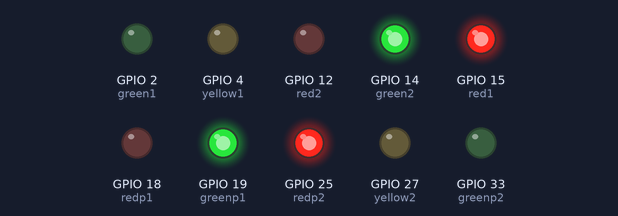
A sketch run on a simulated ESP32. On the bench: output pins drawn as LEDs (lit = HIGH).

Above: at 5.0 s.
At 15.0 s:
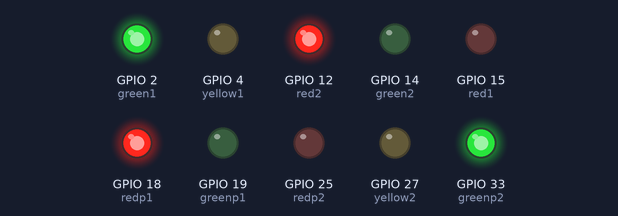
At 21.5 s:
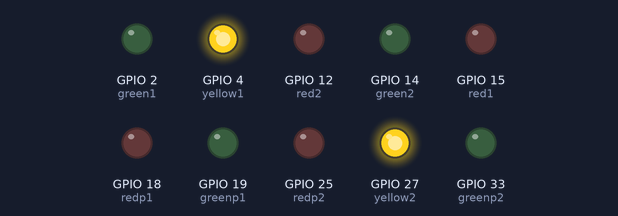
At 28.5 s:
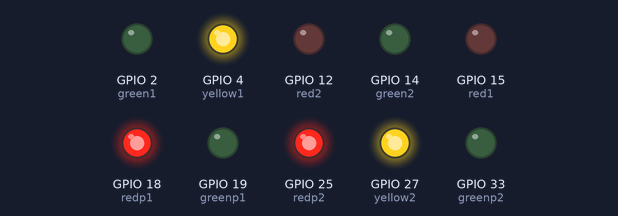
Timing chart, 0 to 37.7 s (numbered marks = the images above):
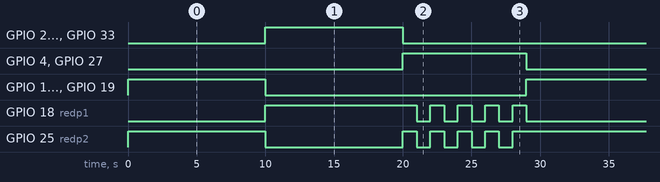

Measured:
- by itself, GPIO 4 (yellow1), GPIO 27 (yellow2): alternates HIGH for 9.0 s and LOW for 20.0 s
- by itself, GPIO 18 (redp1): repeats every 29.0 s: 4 × (LOW 1.0 s, HIGH 1.0 s), LOW 10.0 s, HIGH 11.0 s
- by itself, GPIO 25 (redp2): repeats every 29.0 s: LOW 10.0 s, 4 × (HIGH 1.0 s, LOW 1.0 s), HIGH 11.0 s
- by itself, GPIO 2 (green1), GPIO 12 (red2), GPIO 14 (green2), GPIO 15 (red1), GPIO 19 (greenp1), GPIO 33 (greenp2): alternates HIGH for 10.0 s and LOW for 19.0 s

The sketch:

semaforo.ino
```cpp
int red1 = 15;
int yellow1 = 4;
int green1 = 2;
int red2 = 12;
int yellow2 = 27;
int green2 = 14;
int redp1 = 18;
int greenp1 = 19;
int redp2 = 25;
int greenp2 = 33;


void setup() {
pinMode (green1, OUTPUT);
pinMode (red1, OUTPUT);
pinMode (yellow1, OUTPUT);
pinMode (red2, OUTPUT);
pinMode (green2, OUTPUT);
pinMode (yellow2, OUTPUT);
pinMode (redp1, OUTPUT);
pinMode (greenp1, OUTPUT);
pinMode (redp2, OUTPUT);
pinMode (greenp2, OUTPUT);
}

void loop() {
digitalWrite (red1, HIGH);
digitalWrite (green2, HIGH);
digitalWrite (greenp1, HIGH);
digitalWrite (redp2, HIGH);
delay(10000);
digitalWrite (red1, LOW);
digitalWrite (green2, LOW);
digitalWrite (greenp1, LOW);
digitalWrite (redp2, LOW);

digitalWrite (green1, HIGH);
digitalWrite (red2, HIGH);
digitalWrite (redp1, HIGH);
digitalWrite (greenp2, HIGH);
delay(10000);
digitalWrite (green1, LOW);
digitalWrite (red2, LOW);
digitalWrite (redp1, LOW);
digitalWrite (greenp2, LOW);

digitalWrite (yellow1, HIGH);
digitalWrite (yellow2, HIGH);
digitalWrite (redp1, HIGH);
digitalWrite (redp2, HIGH);
delay(1000);
digitalWrite (redp1, LOW);
digitalWrite (redp2, LOW);
delay(1000);
digitalWrite (redp1, HIGH);
digitalWrite (redp2, HIGH);
delay(1000);
digitalWrite (redp1, LOW);
digitalWrite (redp2, LOW);
delay(1000);
digitalWrite (redp1, HIGH);
digitalWrite (redp2, HIGH);
delay(1000);
digitalWrite (redp1, LOW);
digitalWrite (redp2, LOW);
delay(1000);
digitalWrite (redp1, HIGH);
digitalWrite (redp2, HIGH);
delay(1000);
digitalWrite (redp1, LOW);
digitalWrite (redp2, LOW);
delay(1000);
digitalWrite (redp1, HIGH);
digitalWrite (redp2, HIGH);
delay(1000);
digitalWrite (redp1, LOW);
digitalWrite (redp2, LOW);
digitalWrite (yellow1, LOW);
digitalWrite (yellow2, LOW);

}
```
